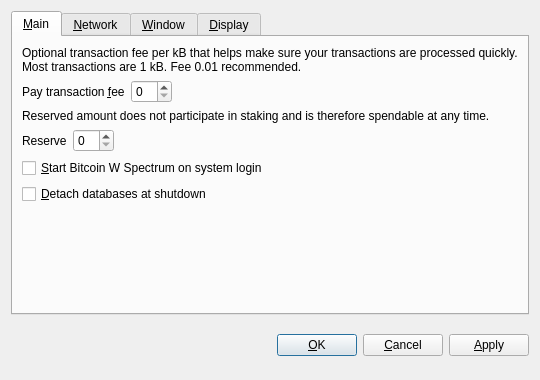
<?xml version="1.0" encoding="UTF-8"?>
<ui version="4.0">
 <class>OptionsDialog</class>
 <widget class="QDialog" name="OptionsDialog">
  <property name="geometry">
   <rect>
    <x>0</x>
    <y>0</y>
    <width>540</width>
    <height>380</height>
   </rect>
  </property>
  <property name="windowTitle">
   <string>Options</string>
  </property>
  <property name="modal">
   <bool>true</bool>
  </property>
  <layout class="QVBoxLayout" name="verticalLayout">
   <item>
    <widget class="QTabWidget" name="tabWidget">
     <property name="tabPosition">
      <enum>QTabWidget::North</enum>
     </property>
     <property name="currentIndex">
      <number>0</number>
     </property>
     <widget class="QWidget" name="tabMain">
      <attribute name="title">
       <string>&amp;Main</string>
      </attribute>
      <layout class="QVBoxLayout" name="verticalLayout_Main">
       <item>
        <widget class="QLabel" name="transactionFeeInfoLabel">
         <property name="text">
          <string>Optional transaction fee per kB that helps make sure your transactions are processed quickly. Most transactions are 1 kB. Fee 0.01 recommended.</string>
         </property>
         <property name="textFormat">
          <enum>Qt::PlainText</enum>
         </property>
         <property name="wordWrap">
          <bool>true</bool>
         </property>
        </widget>
       </item>
       <item>
        <layout class="QHBoxLayout" name="horizontalLayoutFee">
         <item>
          <widget class="QLabel" name="transactionFeeLabel">
           <property name="text">
            <string>Pay transaction &amp;fee</string>
           </property>
           <property name="textFormat">
            <enum>Qt::PlainText</enum>
           </property>
           <property name="buddy">
            <cstring>transactionFee</cstring>
           </property>
          </widget>
         </item>
         <item>
          <widget class="BitcoinAmountField" name="transactionFee"/>
         </item>
         <item>
          <spacer name="horizontalSpacerFee">
           <property name="orientation">
            <enum>Qt::Horizontal</enum>
           </property>
           <property name="sizeHint" stdset="0">
            <size>
             <width>40</width>
             <height>20</height>
            </size>
           </property>
          </spacer>
         </item>
        </layout>
       </item>
       <item>
        <widget class="QLabel" name="reserveBalanceInfoLabel">
         <property name="text">
          <string>Reserved amount does not participate in staking and is therefore spendable at any time.</string>
         </property>
         <property name="textFormat">
          <enum>Qt::PlainText</enum>
         </property>
         <property name="wordWrap">
          <bool>true</bool>
         </property>
        </widget>
       </item>
       <item>
        <layout class="QHBoxLayout" name="horizontalLayoutReserveBalance">
         <item>
          <widget class="QLabel" name="reserveBalanceLabel">
           <property name="text">
            <string>Reserve</string>
           </property>
           <property name="textFormat">
            <enum>Qt::PlainText</enum>
           </property>
           <property name="buddy">
            <cstring>reserveBalance</cstring>
           </property>
          </widget>
         </item>
         <item>
          <widget class="BitcoinAmountField" name="reserveBalance"/>
         </item>
         <item>
          <spacer name="horizontalSpacerReserveBalance">
           <property name="orientation">
            <enum>Qt::Horizontal</enum>
           </property>
           <property name="sizeHint" stdset="0">
            <size>
             <width>40</width>
             <height>20</height>
            </size>
           </property>
          </spacer>
         </item>
        </layout>
       </item>
       <item>
        <widget class="QCheckBox" name="bitcoinAtStartup">
         <property name="toolTip">
          <string>Automatically start Bitcoin W Spectrum after logging in to the system.</string>
         </property>
         <property name="text">
          <string>&amp;Start Bitcoin W Spectrum on system login</string>
         </property>
        </widget>
       </item>
       <item>
        <widget class="QCheckBox" name="detachDatabases">
         <property name="toolTip">
          <string>Detach block and address databases at shutdown. This means they can be moved to another data directory, but it slows down shutdown. The wallet is always detached.</string>
         </property>
         <property name="text">
          <string>&amp;Detach databases at shutdown</string>
         </property>
        </widget>
       </item>
       <item>
        <spacer name="verticalSpacer_Main">
         <property name="orientation">
          <enum>Qt::Vertical</enum>
         </property>
         <property name="sizeHint" stdset="0">
          <size>
           <width>20</width>
           <height>40</height>
          </size>
         </property>
        </spacer>
       </item>
      </layout>
     </widget>
     <widget class="QWidget" name="tabNetwork">
      <attribute name="title">
       <string>&amp;Network</string>
      </attribute>
      <layout class="QVBoxLayout" name="verticalLayout_Network">
       <item>
        <widget class="QCheckBox" name="mapPortUpnp">
         <property name="toolTip">
          <string>Automatically open the Bitcoin W Spectrum client port on the router. This only works when your router supports UPnP and it is enabled.</string>
         </property>
         <property name="text">
          <string>Map port using &amp;UPnP</string>
         </property>
        </widget>
       </item>
       <item>
        <widget class="QCheckBox" name="connectSocks">
         <property name="toolTip">
          <string>Connect to the Bitcoin W Spectrum network through a SOCKS proxy (e.g. when connecting through Tor).</string>
         </property>
         <property name="text">
          <string>&amp;Connect through SOCKS proxy:</string>
         </property>
        </widget>
       </item>
       <item>
        <layout class="QHBoxLayout" name="horizontalLayout_Network">
         <item>
          <widget class="QLabel" name="proxyIpLabel">
           <property name="text">
            <string>Proxy &amp;IP:</string>
           </property>
           <property name="textFormat">
            <enum>Qt::PlainText</enum>
           </property>
           <property name="buddy">
            <cstring>proxyIp</cstring>
           </property>
          </widget>
         </item>
         <item>
          <widget class="QValidatedLineEdit" name="proxyIp">
           <property name="maximumSize">
            <size>
             <width>140</width>
             <height>16777215</height>
            </size>
           </property>
           <property name="toolTip">
            <string>IP address of the proxy (e.g. 127.0.0.1)</string>
           </property>
          </widget>
         </item>
         <item>
          <widget class="QLabel" name="proxyPortLabel">
           <property name="text">
            <string>&amp;Port:</string>
           </property>
           <property name="textFormat">
            <enum>Qt::PlainText</enum>
           </property>
           <property name="buddy">
            <cstring>proxyPort</cstring>
           </property>
          </widget>
         </item>
         <item>
          <widget class="QLineEdit" name="proxyPort">
           <property name="maximumSize">
            <size>
             <width>55</width>
             <height>16777215</height>
            </size>
           </property>
           <property name="toolTip">
            <string>Port of the proxy (e.g. 9050)</string>
           </property>
          </widget>
         </item>
         <item>
          <widget class="QLabel" name="socksVersionLabel">
           <property name="text">
            <string>SOCKS &amp;Version:</string>
           </property>
           <property name="textFormat">
            <enum>Qt::PlainText</enum>
           </property>
           <property name="buddy">
            <cstring>socksVersion</cstring>
           </property>
          </widget>
         </item>
         <item>
          <widget class="QValueComboBox" name="socksVersion">
           <property name="toolTip">
            <string>SOCKS version of the proxy (e.g. 5)</string>
           </property>
          </widget>
         </item>
         <item>
          <spacer name="horizontalSpacer_Network">
           <property name="orientation">
            <enum>Qt::Horizontal</enum>
           </property>
           <property name="sizeHint" stdset="0">
            <size>
             <width>40</width>
             <height>20</height>
            </size>
           </property>
          </spacer>
         </item>
        </layout>
       </item>
       <item>
        <spacer name="verticalSpacer_Network">
         <property name="orientation">
          <enum>Qt::Vertical</enum>
         </property>
         <property name="sizeHint" stdset="0">
          <size>
           <width>20</width>
           <height>40</height>
          </size>
         </property>
        </spacer>
       </item>
      </layout>
     </widget>
     <widget class="QWidget" name="tabWindow">
      <attribute name="title">
       <string>&amp;Window</string>
      </attribute>
      <layout class="QVBoxLayout" name="verticalLayout_Window">
       <item>
        <widget class="QCheckBox" name="minimizeToTray">
         <property name="toolTip">
          <string>Show only a tray icon after minimizing the window.</string>
         </property>
         <property name="text">
          <string>&amp;Minimize to the tray instead of the taskbar</string>
         </property>
        </widget>
       </item>
       <item>
        <widget class="QCheckBox" name="minimizeOnClose">
         <property name="toolTip">
          <string>Minimize instead of exit the application when the window is closed. When this option is enabled, the application will be closed only after selecting Quit in the menu.</string>
         </property>
         <property name="text">
          <string>M&amp;inimize on close</string>
         </property>
        </widget>
       </item>
       <item>
        <spacer name="verticalSpacer_Window">
         <property name="orientation">
          <enum>Qt::Vertical</enum>
         </property>
         <property name="sizeHint" stdset="0">
          <size>
           <width>20</width>
           <height>40</height>
          </size>
         </property>
        </spacer>
       </item>
      </layout>
     </widget>
     <widget class="QWidget" name="tabDisplay">
      <attribute name="title">
       <string>&amp;Display</string>
      </attribute>
      <layout class="QVBoxLayout" name="verticalLayout_Display">
       <item>
        <layout class="QHBoxLayout" name="horizontalLayout_1_Display">
         <item>
          <widget class="QLabel" name="langLabel">
           <property name="text">
            <string>User Interface &amp;language:</string>
           </property>
           <property name="textFormat">
            <enum>Qt::PlainText</enum>
           </property>
           <property name="buddy">
            <cstring>lang</cstring>
           </property>
          </widget>
         </item>
         <item>
          <widget class="QValueComboBox" name="lang">
           <property name="toolTip">
            <string>The user interface language can be set here. This setting will take effect after restarting Bitcoin W Spectrum.</string>
           </property>
          </widget>
         </item>
        </layout>
       </item>
       <item>
        <layout class="QHBoxLayout" name="horizontalLayout_2_Display">
         <item>
          <widget class="QLabel" name="unitLabel">
           <property name="text">
            <string>&amp;Unit to show amounts in:</string>
           </property>
           <property name="textFormat">
            <enum>Qt::PlainText</enum>
           </property>
           <property name="buddy">
            <cstring>unit</cstring>
           </property>
          </widget>
         </item>
         <item>
          <widget class="QValueComboBox" name="unit">
           <property name="toolTip">
            <string>Choose the default subdivision unit to show in the interface and when sending coins.</string>
           </property>
          </widget>
         </item>
        </layout>
       </item>
       <item>
        <widget class="QCheckBox" name="displayAddresses">
         <property name="toolTip">
          <string>Whether to show Bitcoin W Spectrum addresses in the transaction list or not.</string>
         </property>
         <property name="text">
          <string>&amp;Display addresses in transaction list</string>
         </property>
        </widget>
       </item>
       <item>
        <widget class="QCheckBox" name="coinControlFeatures">
         <property name="toolTip">
          <string>Whether to show coin control features or not.</string>
         </property>
         <property name="text">
          <string>Display coin &amp;control features (experts only!)</string>
         </property>
        </widget>
       </item>
       <item>
        <spacer name="verticalSpacer_Display">
         <property name="orientation">
          <enum>Qt::Vertical</enum>
         </property>
         <property name="sizeHint" stdset="0">
          <size>
           <width>20</width>
           <height>40</height>
          </size>
         </property>
        </spacer>
       </item>
      </layout>
     </widget>
    </widget>
   </item>
   <item>
    <layout class="QHBoxLayout" name="horizontalLayout_Buttons">
     <item>
      <spacer name="horizontalSpacer_1">
       <property name="orientation">
        <enum>Qt::Horizontal</enum>
       </property>
       <property name="sizeHint" stdset="0">
        <size>
         <width>40</width>
         <height>48</height>
        </size>
       </property>
      </spacer>
     </item>
     <item>
      <widget class="QLabel" name="statusLabel">
       <property name="font">
        <font>
         <weight>75</weight>
         <bold>true</bold>
        </font>
       </property>
       <property name="text">
        <string/>
       </property>
       <property name="textFormat">
        <enum>Qt::PlainText</enum>
       </property>
       <property name="wordWrap">
        <bool>true</bool>
       </property>
      </widget>
     </item>
     <item>
      <spacer name="horizontalSpacer_2">
       <property name="orientation">
        <enum>Qt::Horizontal</enum>
       </property>
       <property name="sizeHint" stdset="0">
        <size>
         <width>40</width>
         <height>48</height>
        </size>
       </property>
      </spacer>
     </item>
     <item>
      <widget class="QPushButton" name="okButton">
       <property name="text">
        <string>&amp;OK</string>
       </property>
      </widget>
     </item>
     <item>
      <widget class="QPushButton" name="cancelButton">
       <property name="text">
        <string>&amp;Cancel</string>
       </property>
       <property name="autoDefault">
        <bool>false</bool>
       </property>
      </widget>
     </item>
     <item>
      <widget class="QPushButton" name="applyButton">
       <property name="text">
        <string>&amp;Apply</string>
       </property>
       <property name="autoDefault">
        <bool>false</bool>
       </property>
      </widget>
     </item>
    </layout>
   </item>
  </layout>
 </widget>
 <customwidgets>
  <customwidget>
   <class>BitcoinAmountField</class>
   <extends>QSpinBox</extends>
   <header>bitcoinamountfield.h</header>
  </customwidget>
  <customwidget>
   <class>QValueComboBox</class>
   <extends>QComboBox</extends>
   <header>qvaluecombobox.h</header>
  </customwidget>
  <customwidget>
   <class>QValidatedLineEdit</class>
   <extends>QLineEdit</extends>
   <header>qvalidatedlineedit.h</header>
  </customwidget>
 </customwidgets>
 <resources/>
 <connections/>
</ui>
